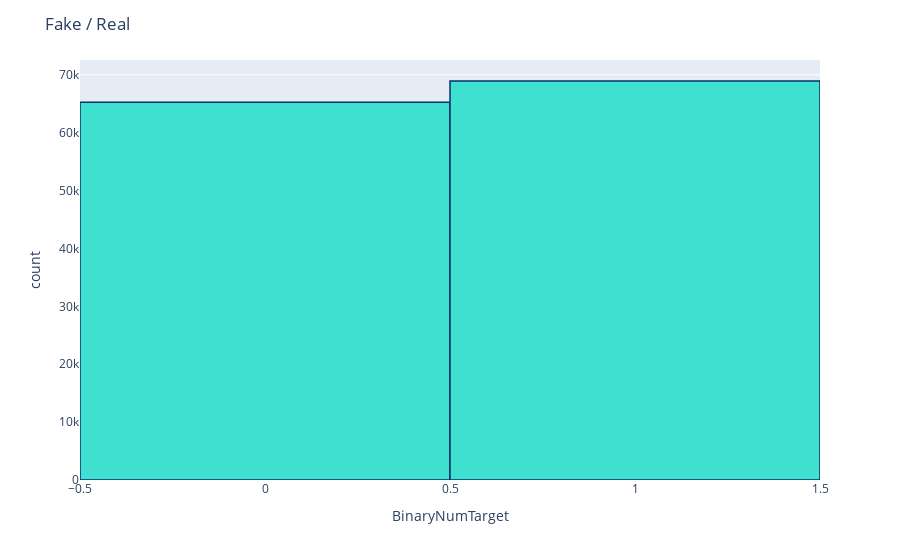

Here is the notebook cell this chart was saved with:
### Code cell
fig = px.histogram(df, x="BinaryNumTarget")
fig.update_traces(marker_color="turquoise",marker_line_color='rgb(8,48,107)',
                  marker_line_width=1.5)
fig.update_layout(title_text='Fake / Real ')
fig.show()

### Figure 1 — Plotly figure (JSON) as saved in the notebook; plotly's stock layout.template omitted (floating-point values rounded to 4 significant figures; data arrays with more than 128 entries replaced by an {"elided": "..."} marker saying what was removed)
{"data": [{"alignmentgroup": "True", "bingroup": "x", "hovertemplate": "BinaryNumTarget=%{x}<br>count=%{y}<extra></extra>", "legendgroup": "", "marker": {"color": "turquoise", "line": {"color": "rgb(8,48,107)", "width": 1.5}, "pattern": {"shape": ""}}, "name": "", "offsetgroup": "", "orientation": "v", "showlegend": false, "type": "histogram", "x": {"elided": "134198 int values"}, "xaxis": "x", "yaxis": "y"}], "layout": {"barmode": "relative", "legend": {"tracegroupgap": 0}, "margin": {"t": 60}, "title": {"text": "Fake / Real "}, "xaxis": {"anchor": "y", "domain": [0, 1], "title": {"text": "BinaryNumTarget"}}, "yaxis": {"anchor": "x", "domain": [0, 1], "title": {"text": "count"}}}}
